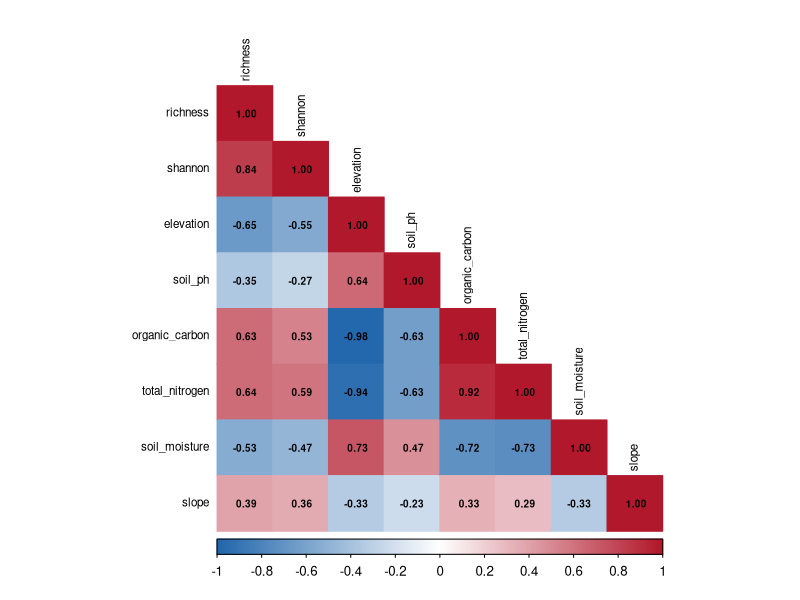
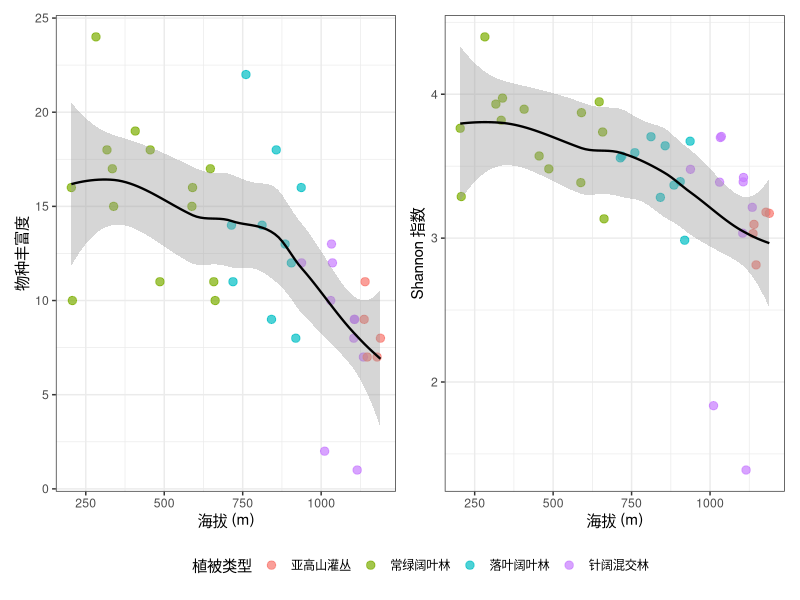
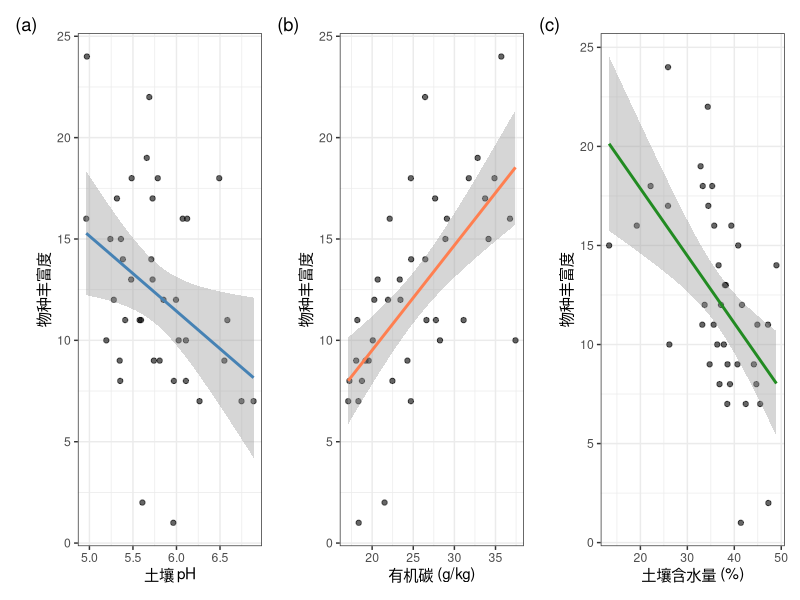
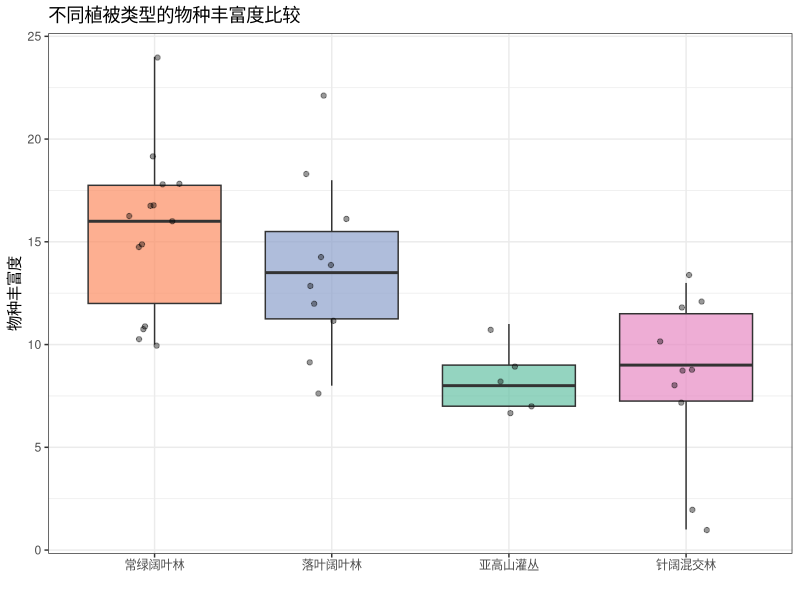

These figures' R source, in order:
## ---- chunk 1
library(tidyverse)
library(corrplot)
library(patchwork)
## ---- chunk 2
# 模拟原始数据（实际项目中从 CSV 读取）
set.seed(42)
n <- 40

# 先生成海拔，后续变量都基于同一个海拔值
elevation <- sort(runif(n, 200, 1200))

# 物种丰富度随海拔递减（中低海拔最高）
richness <- rpois(n, lambda = pmax(5, 20 - 0.01 * elevation))

raw_data <- tibble(
  plot_id = paste0("P", sprintf("%02d", 1:n)),
  elevation = elevation,
  richness = richness,
  shannon = 1.5 + 0.8 * log(pmax(richness, 1)) + rnorm(n, 0, 0.2),
  cover_pct = runif(n, 40, 95),
  soil_ph = 5.0 + 0.001 * elevation + rnorm(n, 0, 0.3),
  organic_carbon = 40 - 0.02 * elevation + rlnorm(n, 0, 0.3),
  total_nitrogen = (40 - 0.02 * elevation + rlnorm(n, 0, 0.3)) / 12 + rnorm(n, 0, 0.2),
  soil_moisture = 25 + 0.015 * elevation + rnorm(n, 0, 5),
  slope = runif(n, 5, 45),
  aspect = sample(c("N", "S", "E", "W"), n, replace = TRUE),
  habitat = c(rep("常绿阔叶林", 15), rep("落叶阔叶林", 10),
              rep("针阔混交林", 10), rep("亚高山灌丛", 5))
)

# 人为加入一些数据质量问题
raw_data$soil_ph[c(5, 22)] <- NA
raw_data$organic_carbon[38] <- -3.2
raw_data$richness[15] <- NA
raw_data$cover_pct[c(10, 30)] <- c(105, -2)

head(raw_data)
## ---- chunk 3
# 检查数据质量
cat("数据维度:", dim(raw_data), "\n")
cat("缺失值:\n")
colSums(is.na(raw_data))

# 清洗流水线
clean_data <- raw_data |>
  # 处理不合理的值
  mutate(
    organic_carbon = if_else(organic_carbon < 0, NA_real_, organic_carbon),
    cover_pct = if_else(cover_pct < 0 | cover_pct > 100, NA_real_, cover_pct)
  ) |>
  # 填充缺失值
  mutate(
    soil_ph = replace_na(soil_ph, median(soil_ph, na.rm = TRUE)),
    organic_carbon = replace_na(organic_carbon, median(organic_carbon, na.rm = TRUE)),
    cover_pct = replace_na(cover_pct, median(cover_pct, na.rm = TRUE))
  ) |>
  # 删除物种数缺失的行（核心变量不填充）
  filter(!is.na(richness)) |>
  # 计算衍生变量
  mutate(
    cn_ratio = organic_carbon / total_nitrogen,
    elev_band = cut(elevation, breaks = c(0, 400, 700, 1000, 1500),
                    labels = c("低海拔", "中低海拔", "中高海拔", "高海拔")),
    log_biomass = log(organic_carbon)
  )

cat("\n清洗后:", nrow(clean_data), "行\n")
summary(clean_data |> select(where(is.numeric)))
## ---- chunk 4
clean_data |>
  group_by(habitat) |>
  summarise(
    n = n(),
    richness_mean = round(mean(richness), 1),
    richness_sd = round(sd(richness), 1),
    shannon_mean = round(mean(shannon), 2),
    ph_mean = round(mean(soil_ph), 2),
    oc_mean = round(mean(organic_carbon), 1)
  )
## ---- chunk 5
#| fig-width: 8
#| fig-asp: 0.8

cor_vars <- clean_data |>
  select(richness, shannon, elevation, soil_ph, organic_carbon,
         total_nitrogen, soil_moisture, slope)

corrplot(cor(cor_vars, use = "complete.obs"),
         method = "color", type = "lower",
         addCoef.col = "black", number.cex = 0.6,
         tl.col = "black", tl.cex = 0.7,
         col = colorRampPalette(c("#2166ac", "white", "#b2182b"))(200))
## ---- chunk 6
#| fig-width: 10
#| fig-asp: 0.4

p1 <- ggplot(clean_data, aes(x = elevation, y = richness)) +
  geom_point(aes(color = habitat), size = 2.5, alpha = 0.7) +
  geom_smooth(method = "loess", color = "black", linewidth = 0.8) +
  labs(x = "海拔 (m)", y = "物种丰富度", color = "植被类型") +
  theme_bw()

p2 <- ggplot(clean_data, aes(x = elevation, y = shannon)) +
  geom_point(aes(color = habitat), size = 2.5, alpha = 0.7) +
  geom_smooth(method = "loess", color = "black", linewidth = 0.8) +
  labs(x = "海拔 (m)", y = "Shannon 指数", color = "植被类型") +
  theme_bw()

p1 + p2 + plot_layout(guides = "collect") &
  theme(legend.position = "bottom")
## ---- chunk 7
#| fig-width: 10
#| fig-asp: 0.35

p_ph <- ggplot(clean_data, aes(x = soil_ph, y = richness)) +
  geom_point(alpha = 0.6) +
  geom_smooth(method = "lm", color = "steelblue") +
  labs(x = "土壤 pH", y = "物种丰富度") +
  theme_bw()

p_oc <- ggplot(clean_data, aes(x = organic_carbon, y = richness)) +
  geom_point(alpha = 0.6) +
  geom_smooth(method = "lm", color = "coral") +
  labs(x = "有机碳 (g/kg)", y = "物种丰富度") +
  theme_bw()

p_moist <- ggplot(clean_data, aes(x = soil_moisture, y = richness)) +
  geom_point(alpha = 0.6) +
  geom_smooth(method = "lm", color = "forestgreen") +
  labs(x = "土壤含水量 (%)", y = "物种丰富度") +
  theme_bw()

p_ph + p_oc + p_moist +
  plot_annotation(tag_levels = "a", tag_prefix = "(", tag_suffix = ")")
## ---- chunk 8
ggplot(clean_data, aes(x = reorder(habitat, -richness), y = richness, fill = habitat)) +
  geom_boxplot(alpha = 0.7, outlier.shape = NA) +
  geom_jitter(width = 0.15, alpha = 0.4, size = 1.5) +
  labs(x = "", y = "物种丰富度",
       title = "不同植被类型的物种丰富度比较") +
  scale_fill_brewer(palette = "Set2") +
  theme_bw() +
  theme(legend.position = "none")
## ---- chunk 9
# 线性回归：物种丰富度 ~ 海拔
model <- lm(richness ~ elevation + soil_ph + organic_carbon + soil_moisture, data = clean_data)
summary(model)
## ---- chunk 10
# 方差分析：不同植被类型的物种丰富度差异
anova_result <- aov(richness ~ habitat, data = clean_data)
summary(anova_result)
## ---- chunk 11
# 自动生成 codebook
codebook <- tibble(
  variable = names(clean_data),
  type = map_chr(clean_data, ~class(.x)[1]),
  n_missing = map_int(clean_data, ~sum(is.na(.x))),
  n_unique = map_int(clean_data, ~n_distinct(.x)),
  example = map_chr(clean_data, ~paste(head(unique(.x), 3), collapse = ", "))
)

codebook |> filter(type %in% c("numeric", "integer"))
